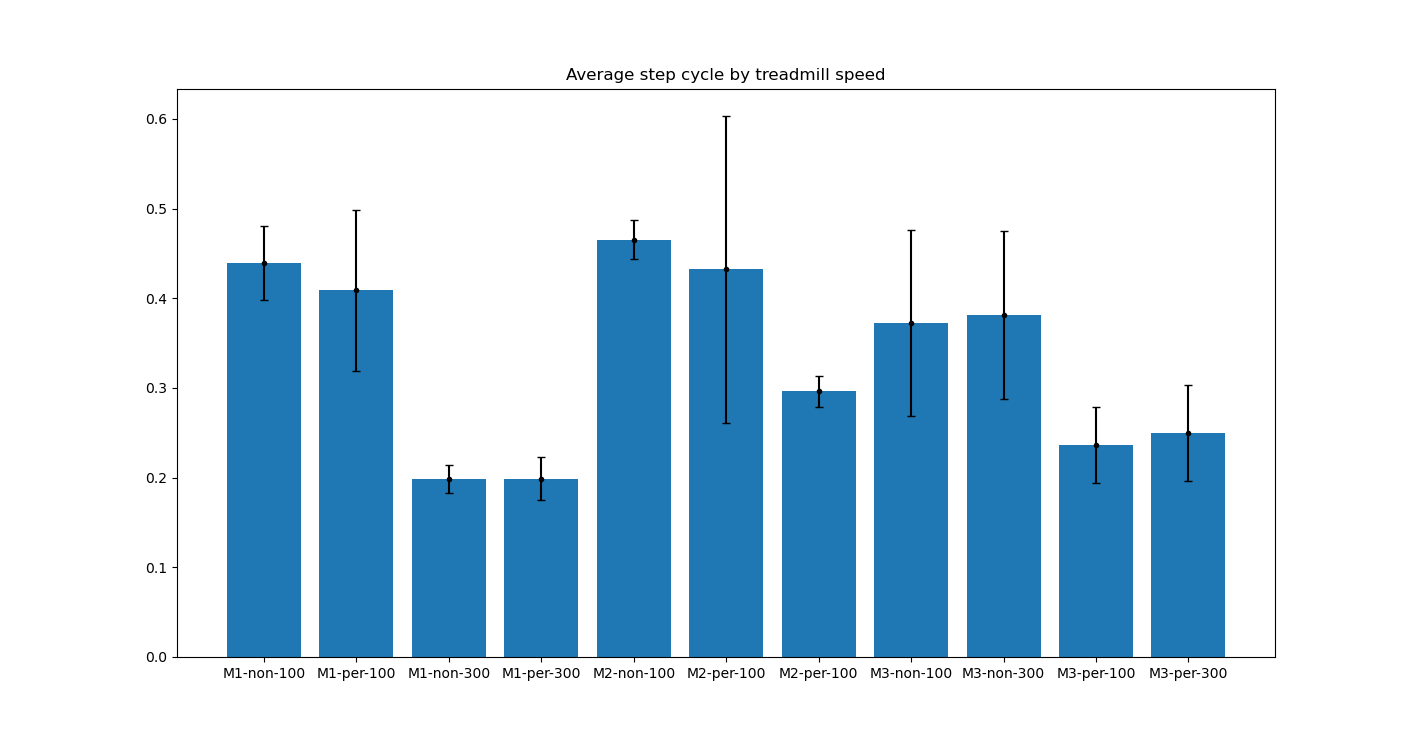

This figure's Python source:
"""Average length of gait cycle per condition

This program is supposed to find the average 

"""

import numpy as np
import pandas as pd
import matplotlib.pyplot as plt

def step_duration(input_dataframe):

    # Define the value and column to search for
    value_to_find = 1
    column_to_search = "44 sw onset"
    column_for_time = "Time"
    column_for_treadmill = "2 Trdml"

    # Store time values and treadmill speed when the specified value is found 
    time_values = []
    treadmill_speed = []

    # Iterate through the DataFrame and process matches
    for index, row in input_dataframe.iterrows():
        if row[column_to_search] == value_to_find:
            time_value = row[column_for_time]
            time_values.append(time_value)
            treadmill_value = row[column_for_treadmill]
            treadmill_speed.append(treadmill_value)

    # Calculate the differences between consecutive time values
    time_differences = []
    for i in range(len(time_values)):
        time_diff = time_values[i] - time_values[i-1]
        time_differences.append(time_diff)

    # Finding the average value for the list
    time_differences_array = np.array(time_differences)
    treadmill_speed_array = np.array(treadmill_speed)

    # Creating masks to filter any values above 1 as this would be between distinct recordings
    recording_cutoff_high = 1.0
    recording_cutoff_low = 0.000
    cutoff_high = time_differences_array <= recording_cutoff_high
    cutoff_low = time_differences_array >= recording_cutoff_low
    combined_filter = np.logical_and(cutoff_low, cutoff_high)

    # Applying the filter to the arrays
    adjusted_time_differences = time_differences_array[combined_filter]
    adjusted_treadmill_speeds = treadmill_speed_array[combined_filter]
    adj_time_xaxis = np.arange(0, len(adjusted_time_differences))

    # Finding average step cylce for this length
    average_step_difference = np.mean(adjusted_time_differences)

    return adjusted_time_differences, adjusted_treadmill_speeds

# Main Code Body

# Read in M1 data
M1_non_perturbation_low = pd.read_csv("./M1-non-100.csv", header=0)
M1_non_perturbation_high = pd.read_csv("./M1-non-300.csv", header=0)
M1_perturbation_low = pd.read_csv("./M1-per-100.csv", header=0)
M1_perturbation_high = pd.read_csv("./M1-per-300.csv", header=0)

# Read in M2 data
M2_non_perturbation_low = pd.read_csv("./M2-non-100.csv", header=0)
M2_non_perturbation_high = pd.read_csv("./M2-non-200.csv", header=0)
M2_perturbation_low = pd.read_csv("./M2-per-100.csv", header=0)

# Read in M3 data
M3_non_perturbation_low = pd.read_csv("./M3-non-100.csv", header=0)
M3_non_perturbation_high = pd.read_csv("./M3-non-200.csv", header=0)
M3_perturbation_low = pd.read_csv("./M3-per-100.csv", header=0)
M3_perturbation_high = pd.read_csv("./M3-per-200.csv", header=0)

# Apply the step_duration function
M1_non_low_step_duration, M1_non_low_treadmill = step_duration(M1_non_perturbation_low)
M1_non_high_step_duration, M1_non_high_treadmill = step_duration(M1_non_perturbation_high)
M1_per_low_step_duration, M1_per_low_treadmill = step_duration(M1_perturbation_low)
M1_per_high_step_duration, M1_per_high_treadmill = step_duration(M1_perturbation_high)

M2_non_low_step_duration, M2_non_low_treadmill = step_duration(M2_non_perturbation_low)
M2_non_high_step_duration, M2_non_high_treadmill = step_duration(M2_non_perturbation_high)
M2_per_low_step_duration, M2_per_low_treadmill = step_duration(M2_perturbation_low)

M3_non_low_step_duration, M3_non_low_treadmill = step_duration(M3_non_perturbation_low)
M3_non_high_step_duration, M3_non_high_treadmill = step_duration(M3_non_perturbation_high)
M3_per_low_step_duration, M3_per_low_treadmill = step_duration(M3_perturbation_low)
M3_per_high_step_duration, M3_per_high_treadmill = step_duration(M3_perturbation_high)

# Presenting average step duration
print("Non-Perturbation step duration for M1 at speed 0.100 m/sec:", np.mean(M1_non_low_step_duration), "standard deviation:", np.std(M1_non_low_step_duration))
print("Non-Perturbation step duration for M1 at speed 0.300 m/sec:", np.mean(M1_non_high_step_duration), "standard deviation:", np.std(M1_non_high_step_duration))
print("Pertubation step duration for M1 at speed 0.100 m/sec:", np.mean(M1_per_low_step_duration), "standard deviation:", np.std(M1_per_low_step_duration))
print("Perturbation duration for M1 at speed 0.300 m/sec:", np.mean(M1_per_high_step_duration), "standard deviation:", np.std(M1_per_high_step_duration))
print()
print("Non-Perturbation step duration for M2 at speed 0.100 m/sec:", np.mean(M2_non_low_step_duration), "standard deviation:", np.std(M2_non_low_step_duration))
print("Non-Perturbation step duration for M2 at speed 0.200 m/sec:", np.mean(M2_non_high_step_duration), "standard deviation:", np.std(M2_non_high_step_duration))
print("Perturbation step duration for M2 at speed 0.100 m/sec:", np.mean(M2_per_low_step_duration), "standard deviation:", np.std(M2_per_low_step_duration))
print()
print("Non-perturbation for M3 at speed 0.100 m/sec:", np.mean(M3_non_low_step_duration), "standard deviation:", np.std(M3_non_low_step_duration))
print("Non-perturbation for M3 at speed 0.200 m/sec:",  np.mean(M3_non_high_step_duration), "standard deviation:", np.std(M3_non_high_step_duration))
print("Perturbation for M3 at speed 0.100 m/sec:",  np.mean(M3_per_low_step_duration), "standard deviation:", np.std(M3_per_low_step_duration))
print("Perturbation for M3 at speed 0.200 m/sec:",  np.mean(M3_per_high_step_duration), "standard deviation:", np.std(M3_per_high_step_duration))

# Combine the data into a list
M1_data = [M1_non_low_step_duration, M1_per_low_step_duration, M1_non_high_step_duration, M1_per_high_step_duration]
M2_data = [M2_non_low_step_duration, M2_per_low_step_duration, M2_non_high_step_duration]
M3_data = [M3_non_low_step_duration, M3_per_low_step_duration, M3_non_high_step_duration, M3_per_high_step_duration]

# Combine the data into a list
cumulative_data = [M1_non_low_step_duration, M1_per_low_step_duration, M1_non_high_step_duration, M1_per_high_step_duration, M2_non_low_step_duration, M2_per_low_step_duration, M2_non_high_step_duration, M3_non_low_step_duration, M3_per_low_step_duration, M3_non_high_step_duration, M3_per_high_step_duration]

means = [np.mean(i) for i in cumulative_data]
stds = [np.std(i) for i in cumulative_data]

# Create a figure and axes for subplots
x = np.arange(len(cumulative_data))

# Add x-axis labels
plt.xticks(x, ['M1-non-100', 'M1-per-100', 'M1-non-300', 'M1-per-300', 'M2-non-100', 'M2-per-100', 'M2-per-100', 'M3-non-100', 'M3-non-300', 'M3-per-100', 'M3-per-300'])

# Add a title
plt.title('Average step cycle by treadmill speed')

# Creating a second boxplot with error bars
means = [np.mean(i) for i in cumulative_data]
stds = [np.std(i) for i in cumulative_data]

x = np.arange(len(cumulative_data))

# Plot the bar graph
plt.bar(x, means)

# Plot the error bars
plt.errorbar(x, means, yerr=stds, fmt='.k', capsize=3)

# Display the plot
plt.show()
